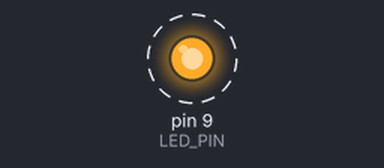
This sketch was run on a simulated Arduino Uno, built with avr-gcc and run on an emulated ATmega328P. Shown: output pins drawn as LEDs (lit = HIGH). Dashed ring = blinking.

Above: at 0.2 s.
Timing chart, 0 to 3.0 s (numbered marks = the images above):
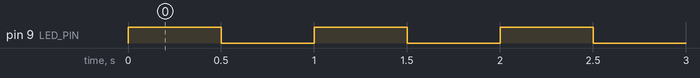

The sketch:

led_blink.ino
```cpp
/*
 * Project 01 — LED Circuit
 * Board: Arduino UNO R4
 *
 * Blinks an external LED on a breadboard at 1 Hz.
 *
 * Circuit:
 *   D9 ──[ 220Ω ]── LED anode (long leg)
 *                   LED cathode (short leg) ── GND
 *
 * The resistor is in series with the LED and limits current through it.
 * See README.md for the calculation.
 */

const int LED_PIN     = 9;    // digital output driving the LED
const int ON_TIME_MS  = 500;  // how long the LED stays lit
const int OFF_TIME_MS = 500;  // how long it stays dark

void setup() {
  // Configure the pin as an output. Without this the pin defaults to an
  // input and cannot source enough current to light the LED.
  pinMode(LED_PIN, OUTPUT);
}

void loop() {
  digitalWrite(LED_PIN, HIGH);  // pin driven to ~5V, current flows, LED lights
  delay(ON_TIME_MS);            // blocking wait

  digitalWrite(LED_PIN, LOW);   // pin driven to 0V, no current, LED dark
  delay(OFF_TIME_MS);
}
```

Measured:
- by itself, pin 9 (LED_PIN): alternates HIGH for 0.50 s and LOW for 0.50 s
